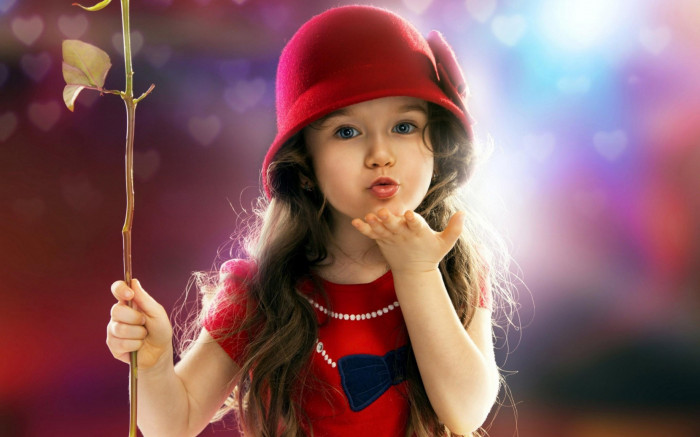
#> input picture girl.jpg, 700 x 437 px, found by its file name
$ python binary.py
#> lines starting #> are read from the running program, lines starting #| are printed output that depends on the picture
#STEP 1: IMPORT LIBRARY
import cv2 as cv
import numpy as np

#STEP 2: IMPORT IMAGE
img=cv.imread('C://Users//HP//Desktop//RINEX//girl.jpg',)
#> img is the input picture: shape (437, 700, 3); mean B, G, R 95.7, 92, 134.5

#STEP 3: CONVERT THE IMAGE INTO GRAYSCALE
gray_img=cv.cvtColor(img,cv.COLOR_BGR2GRAY)
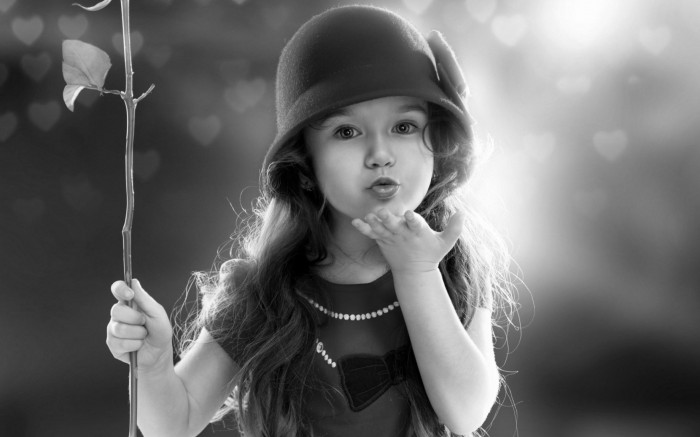
#> gray_img: shape (437, 700); min 0, max 255, mean 105.1

#STEP 4: CONTRAST IMAGE
contrast_img=cv.addWeighted(img,2.5,np.zeros(img.shape,img.dtype),0,0)
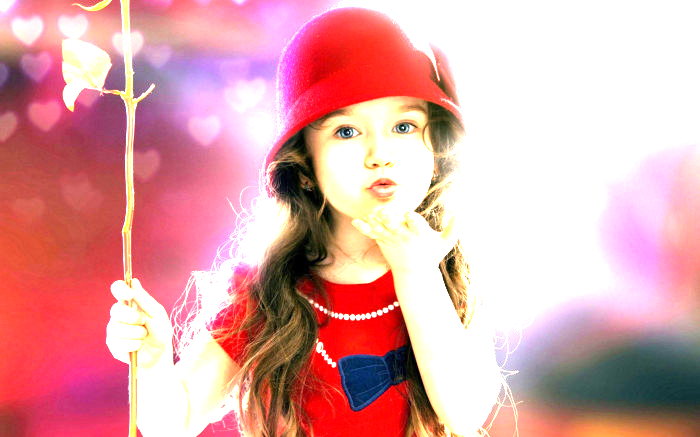
#> contrast_img: shape (437, 700, 3); mean B, G, R 166.6, 163.5, 223.5

#STEP 5: BINARY CONVERSION
ret,gray=cv.threshold(img,127,256,cv.THRESH_BINARY)
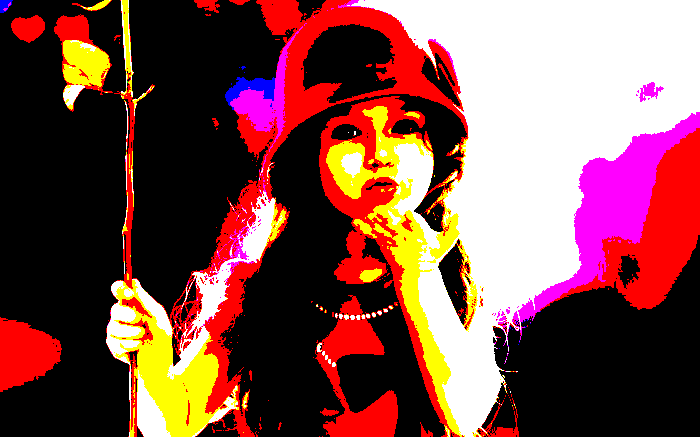
#> gray: shape (437, 700, 3); mean B, G, R 72.6, 76.5, 127.2

#STEP 6: DISPLAY THE IMAGE
cv.imshow("ORIGINAL_IMAGE",img) #original image
cv.imshow("GRAY_IMAGE",gray_img)#convert into gray image
cv.imshow("CONTRAST_IMAGE",contrast_img)#contrast image
cv.imshow("BINARY_IMAGE",gray)#convert into binary image
cv.waitKey()
cv.destroyAllWindows()
